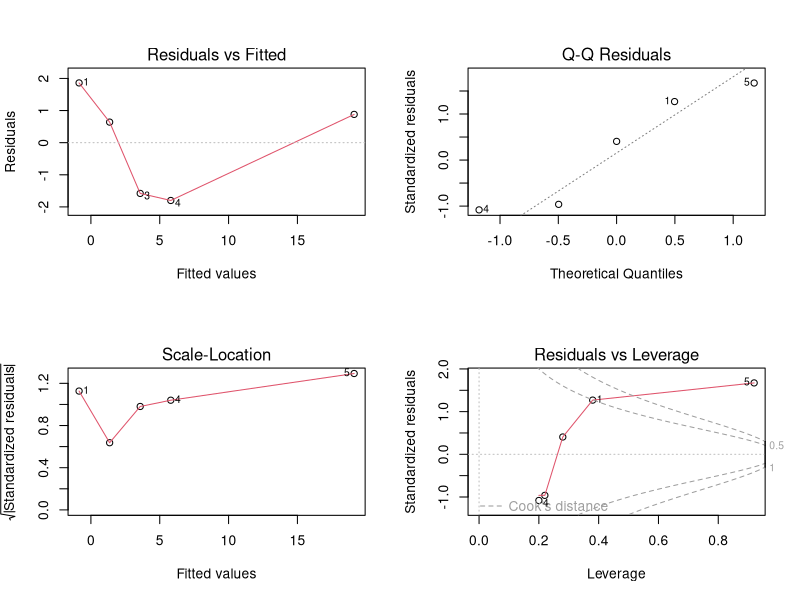
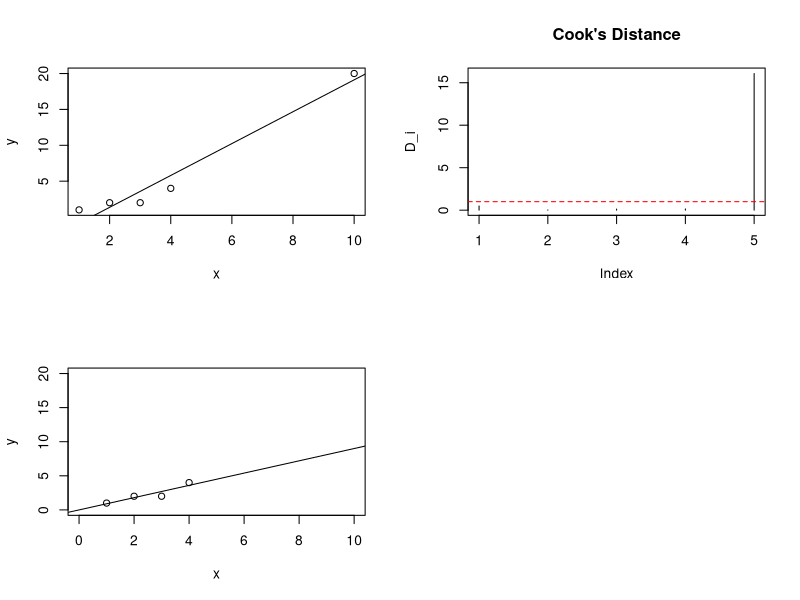

These figures' R source, in order:
# Example dataset
# (10,20 is influential point)
x <- c(1,2,3,4,10)
y <- c(1,2,2,4,20)


# with influencial point
par(mfrow=c(2,2))
model <- lm(y ~ x)
plot(model)

plot(x,y)
abline(model)

# the outlier's cook's distance is large
cooks <- cooks.distance(model)
cooks
plot(cooks, type="h", main="Cook's Distance", ylab="D_i")
abline(h = 1, col="red", lty=2)

# without influencial point
x <- c(1,2,3,4)
y <- c(1,2,2,4)
model2 <- lm(y ~ x)
plot(x,y,xlim = c(0,10),ylim = c(0,20))
abline(model2)
